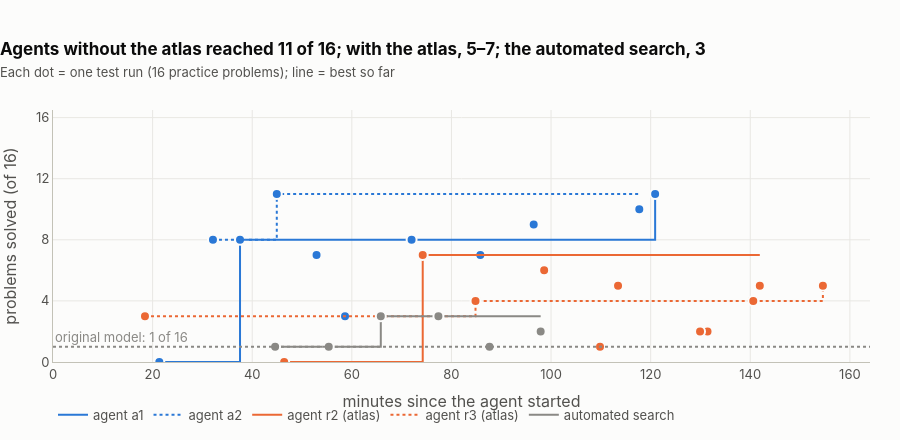

Write notebook code for a chart like this one.
### Markdown cell above
## 8. What the agents actually did in their ~2 hours

Each dot is one real test run that an agent asked for: the edited model on 16 practice problems. The line tracks
the best result so far. The automated search had exactly the same budget and the same feedback.

### Code cell
RUNS = [("a1", "agent a1", BLUE, "solid"), ("a2", "agent a2", BLUE, "dot"), ("r2", "agent r2 (atlas)", ORANGE, "solid"),
        ("r3", "agent r3 (atlas)", ORANGE, "dot"), ("naive", "automated search", GRAY, "solid")]
fig = go.Figure()
for run, name, col, dash in RUNS:
    probes, gens = ledger(run), ledger(run, "gen_ledger")
    if not gens: continue
    t0 = datetime.fromisoformat(probes[0]["ts"]) if probes else datetime.fromisoformat(gens[0]["ts"])
    t = [(datetime.fromisoformat(g["ts"]) - t0).total_seconds() / 60 for g in gens]
    k = [round(g["acc"] * 16) for g in gens]
    best = pd.Series(k).cummax()
    fig.add_scatter(x=t, y=best, mode="lines", line=dict(color=col, width=2, dash=dash, shape="hv"), name=name, legendgroup=name, hoverinfo="skip")
    fig.add_scatter(x=t, y=k, mode="markers", marker=dict(size=10, color=col, line=dict(color=SURFACE, width=2)), name=name, legendgroup=name, showlegend=False,
                    customdata=[[name, i + 1, round(g["cut"] * 16)] for i, g in enumerate(gens)],
                    hovertemplate="<b>%{customdata[0]}</b>, test run %{customdata[1]} of 6, minute %{x:.0f}<br>solved %{y} of 16 · ran out of space on %{customdata[2]} of 16<extra></extra>")
fig.add_hline(y=1, line_dash="dot", line_color=GRAY)
fig.add_annotation(x=0, y=1, text="original model: 1 of 16", showarrow=False, xanchor="left", yshift=10, font=dict(color=GRAY))
style(fig, 440, "Agents without the atlas reached 11 of 16; with the atlas, 5–7; the automated search, 3",
      "Each dot = one test run (16 practice problems); line = best so far")
fig.update_xaxes(title="minutes since the agent started")
fig.update_yaxes(title="problems solved (of 16)", range=[0, 16.5], dtick=4)
show(fig)

### Figure 1 — Plotly figure (JSON) as saved in the notebook; plotly's stock layout.template omitted (floating-point values rounded to 4 significant figures)
{"data": [{"hoverinfo": "skip", "legendgroup": "agent a1", "line": {"color": "#2a78d6", "dash": "solid", "shape": "hv", "width": 2}, "mode": "lines", "name": "agent a1", "type": "scatter", "x": [21.35, 37.55, 52.92, 65.67, 85.8, 120.9], "y": [0, 8, 8, 8, 8, 11]}, {"customdata": [["agent a1", 1, 16], ["agent a1", 2, 5], ["agent a1", 3, 0], ["agent a1", 4, 13], ["agent a1", 5, 8], ["agent a1", 6, 2]], "hovertemplate": "<b>%{customdata[0]}</b>, test run %{customdata[1]} of 6, minute %{x:.0f}<br>solved %{y} of 16 · ran out of space on %{customdata[2]} of 16<extra></extra>", "legendgroup": "agent a1", "marker": {"color": "#2a78d6", "line": {"color": "#fcfcfb", "width": 2}, "size": 10}, "mode": "markers", "name": "agent a1", "showlegend": false, "type": "scatter", "x": [21.35, 37.55, 52.92, 65.67, 85.8, 120.9], "y": [0, 8, 7, 3, 7, 11]}, {"hoverinfo": "skip", "legendgroup": "agent a2", "line": {"color": "#2a78d6", "dash": "dot", "shape": "hv", "width": 2}, "mode": "lines", "name": "agent a2", "type": "scatter", "x": [32.12, 44.93, 58.63, 72.0, 96.52, 117.7], "y": [8, 11, 11, 11, 11, 11]}, {"customdata": [["agent a2", 1, 8], ["agent a2", 2, 1], ["agent a2", 3, 13], ["agent a2", 4, 5], ["agent a2", 5, 3], ["agent a2", 6, 1]], "hovertemplate": "<b>%{customdata[0]}</b>, test run %{customdata[1]} of 6, minute %{x:.0f}<br>solved %{y} of 16 · ran out of space on %{customdata[2]} of 16<extra></extra>", "legendgroup": "agent a2", "marker": {"color": "#2a78d6", "line": {"color": "#fcfcfb", "width": 2}, "size": 10}, "mode": "markers", "name": "agent a2", "showlegend": false, "type": "scatter", "x": [32.12, 44.93, 58.63, 72.0, 96.52, 117.7], "y": [8, 11, 3, 8, 9, 10]}, {"hoverinfo": "skip", "legendgroup": "agent r2 (atlas)", "line": {"color": "#eb6834", "dash": "solid", "shape": "hv", "width": 2}, "mode": "lines", "name": "agent r2 (atlas)", "type": "scatter", "x": [46.42, 74.23, 98.62, 113.5, 131.4, 141.9], "y": [0, 7, 7, 7, 7, 7]}, {"customdata": [["agent r2 (atlas)", 1, 16], ["agent r2 (atlas)", 2, 7], ["agent r2 (atlas)", 3, 10], ["agent r2 (atlas)", 4, 10], ["agent r2 (atlas)", 5, 12], ["agent r2 (atlas)", 6, 9]], "hovertemplate": "<b>%{customdata[0]}</b>, test run %{customdata[1]} of 6, minute %{x:.0f}<br>solved %{y} of 16 · ran out of space on %{customdata[2]} of 16<extra></extra>", "legendgroup": "agent r2 (atlas)", "marker": {"color": "#eb6834", "line": {"color": "#fcfcfb", "width": 2}, "size": 10}, "mode": "markers", "name": "agent r2 (atlas)", "showlegend": false, "type": "scatter", "x": [46.42, 74.23, 98.62, 113.5, 131.4, 141.9], "y": [0, 7, 6, 5, 2, 5]}, {"hoverinfo": "skip", "legendgroup": "agent r3 (atlas)", "line": {"color": "#eb6834", "dash": "dot", "shape": "hv", "width": 2}, "mode": "lines", "name": "agent r3 (atlas)", "type": "scatter", "x": [18.47, 84.83, 109.8, 129.9, 140.6, 154.6], "y": [3, 4, 4, 4, 4, 5]}, {"customdata": [["agent r3 (atlas)", 1, 13], ["agent r3 (atlas)", 2, 12], ["agent r3 (atlas)", 3, 15], ["agent r3 (atlas)", 4, 14], ["agent r3 (atlas)", 5, 11], ["agent r3 (atlas)", 6, 11]], "hovertemplate": "<b>%{customdata[0]}</b>, test run %{customdata[1]} of 6, minute %{x:.0f}<br>solved %{y} of 16 · ran out of space on %{customdata[2]} of 16<extra></extra>", "legendgroup": "agent r3 (atlas)", "marker": {"color": "#eb6834", "line": {"color": "#fcfcfb", "width": 2}, "size": 10}, "mode": "markers", "name": "agent r3 (atlas)", "showlegend": false, "type": "scatter", "x": [18.47, 84.83, 109.8, 129.9, 140.6, 154.6], "y": [3, 4, 1, 2, 4, 5]}, {"hoverinfo": "skip", "legendgroup": "automated search", "line": {"color": "#8a8985", "dash": "solid", "shape": "hv", "width": 2}, "mode": "lines", "name": "automated search", "type": "scatter", "x": [44.6, 55.37, 65.82, 77.38, 87.65, 97.92], "y": [1, 1, 3, 3, 3, 3]}, {"customdata": [["automated search", 1, 15], ["automated search", 2, 15], ["automated search", 3, 14], ["automated search", 4, 14], ["automated search", 5, 16], ["automated search", 6, 14]], "hovertemplate": "<b>%{customdata[0]}</b>, test run %{customdata[1]} of 6, minute %{x:.0f}<br>solved %{y} of 16 · ran out of space on %{customdata[2]} of 16<extra></extra>", "legendgroup": "automated search", "marker": {"color": "#8a8985", "line": {"color": "#fcfcfb", "width": 2}, "size": 10}, "mode": "markers", "name": "automated search", "showlegend": false, "type": "scatter", "x": [44.6, 55.37, 65.82, 77.38, 87.65, 97.92], "y": [1, 1, 3, 3, 1, 2]}], "layout": {"annotations": [{"font": {"color": "#8a8985"}, "showarrow": false, "text": "original model: 1 of 16", "x": 0, "xanchor": "left", "y": 1, "yshift": 10}], "bargap": 0.25, "font": {"color": "#52514e", "family": "Inter, Helvetica, Arial, sans-serif", "size": 13}, "height": 440, "hoverlabel": {"align": "left", "bgcolor": "white", "bordercolor": "#c3c2b7", "font": {"color": "#0b0b0b", "size": 13}}, "legend": {"font": {"color": "#52514e"}, "orientation": "h", "x": 0, "y": -0.15}, "margin": {"b": 40, "l": 10, "r": 30, "t": 110}, "paper_bgcolor": "#fcfcfb", "plot_bgcolor": "#fcfcfb", "shapes": [{"line": {"color": "#8a8985", "dash": "dot"}, "type": "line", "x0": 0, "x1": 1, "xref": "x domain", "y0": 1, "y1": 1, "yref": "y"}], "title": {"font": {"color": "#0b0b0b", "size": 17}, "text": "<b>Agents without the atlas reached 11 of 16; with the atlas, 5–7; the automated search, 3</b><br><span style='font-size:13px;color:#52514e'>Each dot = one test run (16 practice problems); line = best so far</span>", "x": 0, "xanchor": "left"}, "xaxis": {"gridcolor": "#e8e7e3", "linecolor": "#c3c2b7", "tickfont": {"color": "#52514e"}, "title": {"text": "minutes since the agent started"}, "zerolinecolor": "#c3c2b7"}, "yaxis": {"dtick": 4, "gridcolor": "#e8e7e3", "linecolor": "#c3c2b7", "range": [0, 16.5], "tickfont": {"color": "#52514e"}, "title": {"text": "problems solved (of 16)"}, "zerolinecolor": "#c3c2b7"}}}
